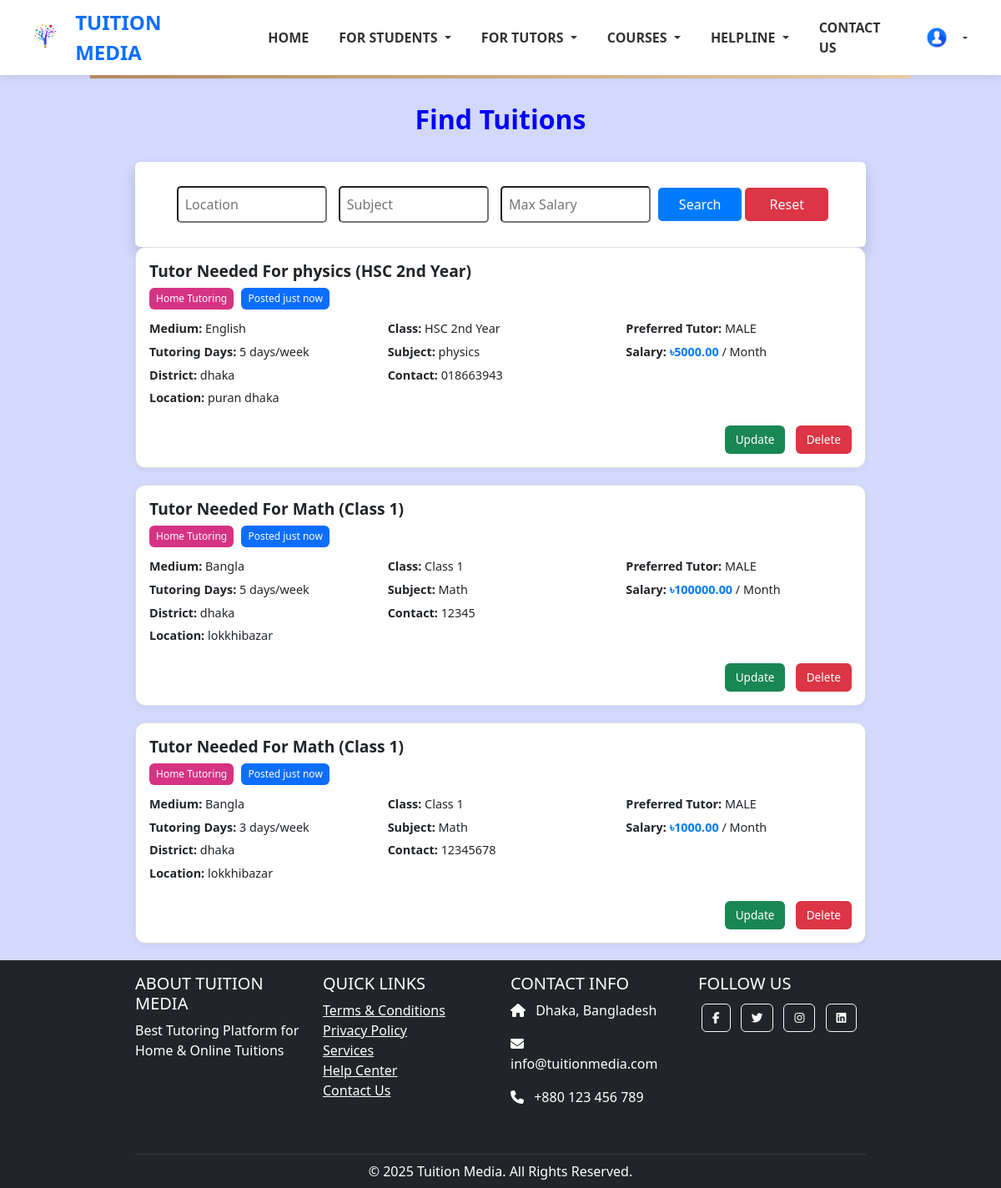
Screenshot of /find_tuitions/ (signed in) with the database file from the repository.
### students/models.py (models this page shows, shortened)
class tutor_request_post(models.Model):
    CLASS_CHOICES = [
        ('Class 1', 'Class 1'),
        ('Class 2', 'Class 2'),
        ('Class 3', 'Class 3'),
        ('Class 4', 'Class 4'),
        ('Class 5', 'Class 5'),
        ('Class 6', 'Class 6'),
        ('Class 7', 'Class 7'),
        ('Class 8', 'Class 8'),
        ('Class 9', 'Class 9'),
        ('Class 10', 'Class 10'),
        ('HSC 1st Year', 'HSC 1st Year'),
        ('HSC 2nd Year', 'HSC 2nd Year'),
    ]
    MEDIUM_CHOICES = [
        ('Bangla', 'Bangla'),
        ('English', 'English'),
    ]
    GENDER_CHOICES = [
        ('MALE', 'MALE'),
        ('FEMALE', 'FEMALE'),
        ('MALE/FEMALE', 'MALE/FEMALE'),
    ]
    student_name = models.CharField(max_length=100)  # blank=False by default
    contact_number = models.CharField(max_length=20, blank=True, null=True)  # Optional
    medium = models.CharField(max_length=20, choices=MEDIUM_CHOICES,default='Bangla')  # Required choice
    student_class = models.CharField(max_length=30, choices=CLASS_CHOICES,default='class 10')  # Required choice
    preferred_tutor = models.CharField(max_length=20, choices=GENDER_CHOICES,default='MALE')  # Required choice
    subject = models.CharField(max_length=100, blank=True, null=True)
    salary = models.DecimalField(max_digits=10, decimal_places=2, blank=True, null=True)
    tutoring_days = models.CharField(max_length=100, blank=True, null=True)
    district = models.CharField(max_length=100, blank=True, null=True)
    location = models.CharField(max_length=100, blank=True, null=True)
    timestamp = models.DateTimeField(auto_now_add=True)

### tutors/views.py (the view)
# urls.py: path('find_tuitions/',tutors_view.find_tuitions, name='find_tuitions'),
def find_tuitions(request):
    posts = tutor_request_post.objects.all().order_by('-timestamp')
    location = request.GET.get('location')
    salary = request.GET.get('salary')
    subject = request.GET.get('subject')
    if location:
        posts = posts.filter(location__icontains=location)
    if salary:
        try:
            salary = float(salary)
            posts = posts.filter(salary__lte=salary)
        except ValueError:
            pass  # Ignore invalid salary inputs
    if subject:
        posts = posts.filter(subject__icontains=subject)  # ✅ Correct field name
    context = {
        'posts': posts,
        'location': location or '',
        'salary': salary or '',
        'subject': subject or ''
    }
    return render(request, 'tutors/find_tuitions.html', context)

### template/tutors/find_tuitions.html
{% extends 'base.html' %}
{% load static %}
{% block extra_css %}
  <link rel="stylesheet" href="{% static 'css/find_tuitions.css' %}">
{% endblock %}
{% block content %}
<h2 style="text-align: center; margin-bottom: 2rem;color:blue;margin-top:30px;font-weight: bold;">Find Tuitions</h2>
<div class="container mt-4">
  <form method="GET" action="{% url 'find_tuitions' %}" class="mb-6 p-4 bg-white rounded shadow flex flex-wrap gap-4" style="text-align: center;">
   <input type="text" name="location" placeholder="Location" value="{{ request.GET.location }}" style="padding: 8px; margin: 5px; border-radius: 5px; width: 180px;">
    <input type="text" name="subject" placeholder="Subject" value="{{ request.GET.subject }}" style="padding: 8px; margin: 5px; border-radius: 5px; width: 180px;">
    <input type="number" name="salary" placeholder="Max Salary" value="{{ request.GET.salary }}" style="padding: 8px; margin: 5px; border-radius: 5px; width: 180px;">
    <button type="submit" style="padding: 8px 16px; background-color: #007bff; color: white; border: none; border-radius: 5px; width: 100px;">Search</button>
   <button type="button" onclick="window.location.href='{% url 'tuition_post' %}'" style="padding: 8px 16px; background-color: #dc3545; color: white; border: none; border-radius: 5px; width: 100px; height: 40px;">Reset</button>
  </form>
  {% if posts %}
    {% for post in posts %}
      <div class="tuition-card">
        <h3 class="title">Tutor Needed For {{ post.subject }} ({{ post.student_class }})</h3>
        <div class="tags">
          <span class="tag home">Home Tutoring</span>
          <span class="tag time">Posted just now</span>
        </div>
        <div class="tuition-card-body">
          <div class="column">
            <p><strong>Medium:</strong> {{ post.medium }}</p>
            <p><strong>Tutoring Days:</strong> {{ post.tutoring_days }} days/week</p>
            <p><strong>District:</strong> {{ post.district }}</p>
            <p><strong>Location:</strong> {{ post.location }}</p>
          </div>
          <div class="column">
            <p><strong>Class:</strong> {{ post.student_class }}</p>
            <p><strong>Subject:</strong> {{ post.subject }}</p>
            <p><strong>Contact:</strong> {{ post.contact_number }}</p>
          </div>
          <div class="column">
            <p><strong>Preferred Tutor:</strong> {{ post.preferred_tutor }}</p>
            <p><strong>Salary:</strong> <span class="salary">৳{{ post.salary }}</span> / Month</p>
          </div>
        </div>
        <div class="card-actions">
          <a href="{% url 'update' post.id %}" class="btn update">Update</a>
          <a href="{% url 'delete' post.id %}" class="btn delete">Delete</a>
        </div>
      </div>
    {% endfor %}
  {% else %}
    <p class="text-gray-600">No tuition requests found.</p>
  {% endif %}
</div>
{% endblock %}

### static/CSS/navbar.css (style rules this page uses)
body { margin: 0; font-family: 'Segoe UI', sans-serif; background-color: #d3d9fc }

### static/CSS/Find_tuitions.css (style rules this page uses)
.container { max-width: 900px; margin: auto; }
.tuition-card { border: 1px solid #ddd; border-radius: 12px; padding: 16px; margin-bottom: 20px; box-shadow: 0 2px 6px rgba(0,0,0,0.05); background-color: #fff; position: relative; }
.title { font-size: 1.2rem; font-weight: bold; margin-bottom: 8px; }
.tags { margin-bottom: 12px; }
.tag { display: inline-block; padding: 4px 8px; border-radius: 6px; font-size: 0.75rem; color: #fff; margin-right: 5px; }
.tag.home { background-color: #d63384; }
.tag.time { background-color: #0d6efd; }
.tuition-card-body { display: flex; justify-content: space-between; gap: 15px; margin-bottom: 16px; }
.column { flex: 1; }
.column p { margin-bottom: 6px; font-size: 0.9rem; }
.salary { color: #007bff; font-weight: bold; }
.card-actions { text-align: right; }
.btn { display: inline-block; padding: 6px 12px; border-radius: 6px; text-decoration: none; color: #fff; margin-left: 8px; font-size: 0.85rem; }
.btn.update { background-color: #198754; }
.btn.delete { background-color: #dc3545; }

### rows the page displays
tutor_request_post: subject "physics", student_class "HSC 2nd Year", medium "English", tutoring_days "5", district "dhaka", location "puran dhaka", contact_number "018663943", preferred_tutor "MALE", salary "5000.00"
tutor_request_post: subject "Math", student_class "Class 1", medium "Bangla", tutoring_days "5", district "dhaka", location "lokkhibazar", contact_number "12345", preferred_tutor "MALE", salary "100000.00"
tutor_request_post: subject "Math", student_class "Class 1", medium "Bangla", tutoring_days "3", district "dhaka", location "lokkhibazar", contact_number "12345678", preferred_tutor "MALE", salary "1000.00"
